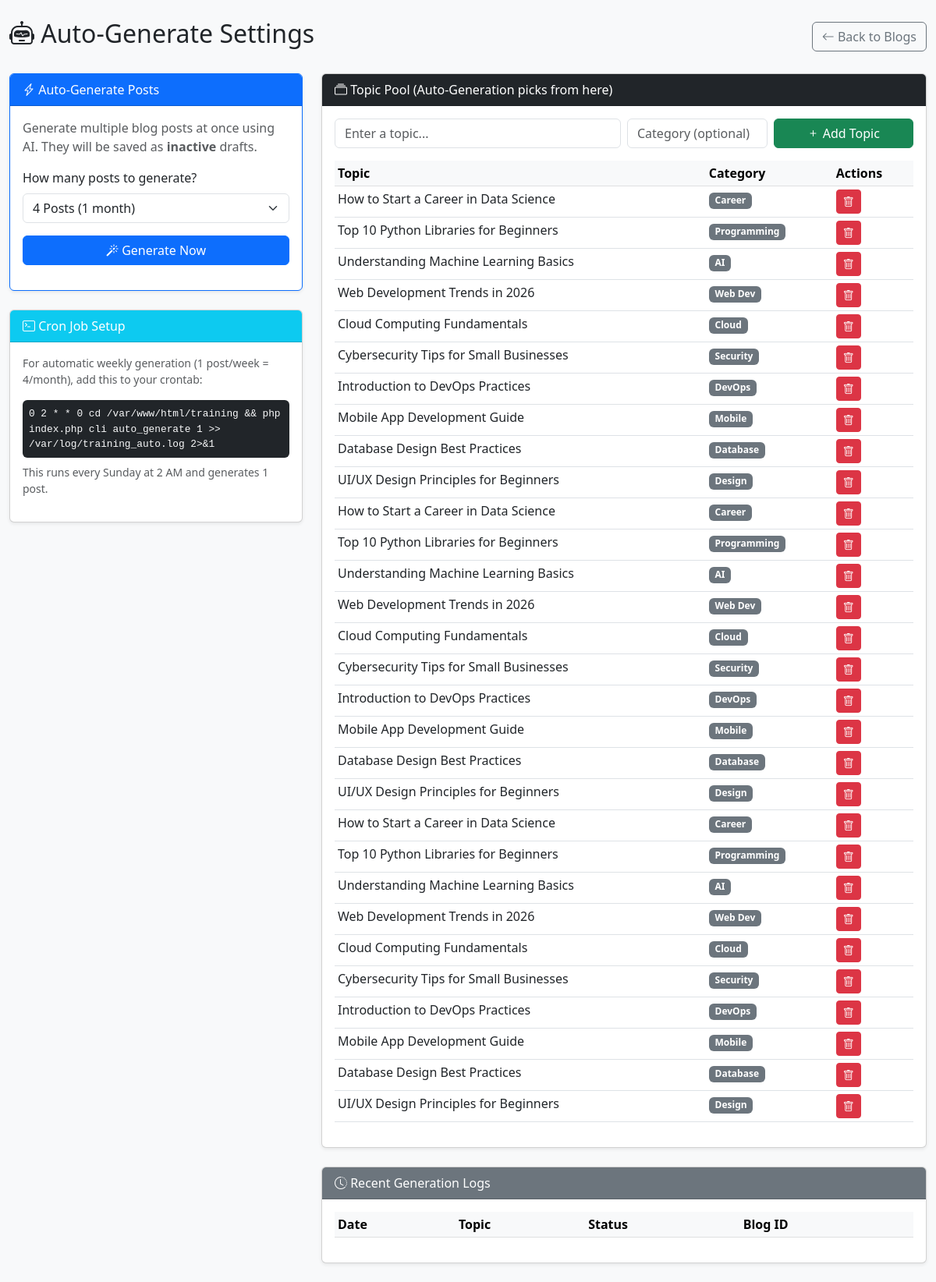
The page /index.php/admin/auto_generate on the database its author committed.
### tables this page shows
CREATE TABLE `blog_topics` (
  `id` int unsigned NOT NULL AUTO_INCREMENT,
  `topic` varchar(255) NOT NULL,
  `category` varchar(100) DEFAULT 'General',
  `is_active` tinyint(1) NOT NULL DEFAULT '1',
  `created_at` datetime DEFAULT CURRENT_TIMESTAMP,
  PRIMARY KEY (`id`)
);

### application/controllers/admin/Auto_generate.php (called while the page is built, shortened)
<?php
class Auto_generate extends CI_Controller {
    public function __construct() {
        $this->load->model('blog_model');
        $this->load->model('topic_model');
        $this->load->model('auto_generate_log_model');
        $this->load->library('gemini_api');
        $this->load->helper(['url', 'form']);
        $this->load->library('session');
    }
    public function index() {
        $data['title'] = 'Auto Generate Settings';
        $data['topics'] = $this->topic_model->get_all_topics();
        $data['logs'] = $this->auto_generate_log_model->get_all_logs(20);
        $data['active_count'] = $this->blog_model->count_active_blogs();
        $this->load->view('admin/auto_generate/dashboard', $data);
    }
}

### index.php (called while the page is built, shortened)
<?php
require_once BASEPATH.'core/CodeIgniter.php';

### application/models/Topic_model.php (called while the page is built, shortened)
<?php
class Topic_model extends CI_Model {
    protected $table = 'blog_topics';
    public function get_all_topics() {
        return $this->db->get($this->table)->result();
    }
}

### application/views/admin/auto_generate/dashboard.php (the view, shortened to what this page needs)
<!DOCTYPE html>
<html lang="en">
<head>
    <link href="https://cdn.jsdelivr.net/npm/bootstrap@5.3.0/dist/css/bootstrap.min.css" rel="stylesheet">
    <link rel="stylesheet" href="https://cdn.jsdelivr.net/npm/bootstrap-icons@1.10.0/font/bootstrap-icons.css">
</head>
<body class="bg-light">
<div class="container-fluid py-4">
    <div class="row">
        <div class="col-12 mb-4">
            <div class="d-flex justify-content-between align-items-center">
                <h2><i class="bi bi-robot"></i> Auto-Generate Settings</h2>
                <a href="<?php echo site_url('admin/blogs'); ?>" class="btn btn-outline-secondary"><i class="bi bi-arrow-left"></i> Back to Blogs</a>
            </div>
        </div>
        <div class="col-md-4">
            <div class="card shadow-sm mb-4 border-primary">
                <div class="card-header bg-primary text-white"><i class="bi bi-lightning-charge"></i> Auto-Generate Posts</div>
                <div class="card-body">
                    <p class="text-muted">Generate multiple blog posts at once using AI. They will be saved as <strong>inactive</strong> drafts.</p>
                    <div class="mb-3">
                        <label class="form-label">How many posts to generate?</label>
                        <select id="generateCount" class="form-select">
                            <option value="4" selected>4 Posts (1 month)</option>
                        </select>
                    </div>
                    <button type="button" id="btnAutoGenerate" class="btn btn-primary w-100">
                        <i class="bi bi-magic"></i> Generate Now
                    </button>
                </div>
            </div>
            <div class="card shadow-sm">
                <div class="card-header bg-info text-white"><i class="bi bi-terminal"></i> Cron Job Setup</div>
                <div class="card-body">
                    <p class="small text-muted">For automatic weekly generation (1 post/week = 4/month), add this to your crontab:</p>
                    <code class="d-block bg-dark text-light p-2 rounded small" style="font-size:0.8rem;">
                        0 2 * * 0 cd /var/www/html/training && php index.php cli auto_generate 1 >> /var/log/training_auto.log 2>&1
                    </code>
                    <p class="small text-muted mt-2">This runs every Sunday at 2 AM and generates 1 post.</p>
                </div>
            </div>
        </div>
        <div class="col-md-8">
            <div class="card shadow-sm mb-4">
                <div class="card-header bg-dark text-white"><i class="bi bi-collection"></i> Topic Pool (Auto-Generation picks from here)</div>
                <div class="card-body">
                    <form action="<?php echo site_url('admin/auto_generate/add_topic'); ?>" method="post" class="row g-2 mb-3">
                        <div class="col-md-6">
                            <input type="text" name="topic" class="form-control" placeholder="Enter a topic..." required>
                        </div>
                        <div class="col-md-3">
                            <input type="text" name="category" class="form-control" placeholder="Category (optional)">
                        </div>
                        <div class="col-md-3">
                            <button type="submit" class="btn btn-success w-100"><i class="bi bi-plus"></i> Add Topic</button>
                        </div>
                    </form>
                    <div class="table-responsive">
                        <table class="table table-sm table-hover">
                            <thead class="table-light">
                                <tr><th>Topic</th><th>Category</th><th>Actions</th></tr>
                            </thead>
                            <tbody>
                                <?php foreach ($topics as $t): ?>
                                <tr>
                                    <td><?php echo htmlspecialchars($t->topic); ?></td>
                                    <td><span class="badge bg-secondary"><?php echo htmlspecialchars($t->category); ?></span></td>
                                    <td>
                                        <a href="<?php echo site_url('admin/auto_generate/delete_topic/' . $t->id); ?>" class="btn btn-sm btn-danger" onclick="return confirm('Remove this topic?')"><i class="bi bi-trash"></i></a>
                                    </td>
                                </tr>
                                <?php endforeach; ?>
                            </tbody>
                        </table>
                    </div>
                </div>
            </div>
            <div class="card shadow-sm">
                <div class="card-header bg-secondary text-white"><i class="bi bi-clock-history"></i> Recent Generation Logs</div>
                <div class="card-body">
                    <div class="table-responsive">
                        <table class="table table-sm">
                            <thead class="table-light">
                                <tr><th>Date</th><th>Topic</th><th>Status</th><th>Blog ID</th></tr>
                            </thead>
                        </table>
                    </div>
                </div>
            </div>
        </div>
    </div>
</div>
</body>
</html>

### rows shown on the page
blog_topics: topic "How to Start a Career in Data Science", category "Career"
blog_topics: topic "Top 10 Python Libraries for Beginners", category "Programming"
blog_topics: topic "Understanding Machine Learning Basics", category "AI"
blog_topics: topic "Web Development Trends in 2026", category "Web Dev"
blog_topics: topic "Cloud Computing Fundamentals", category "Cloud"
blog_topics: topic "Cybersecurity Tips for Small Businesses", category "Security"
blog_topics: topic "Introduction to DevOps Practices", category "DevOps"
blog_topics: topic "Mobile App Development Guide", category "Mobile"
blog_topics: topic "Database Design Best Practices", category "Database"
blog_topics: topic "UI/UX Design Principles for Beginners", category "Design"
blog_topics: topic "How to Start a Career in Data Science", category "Career"
blog_topics: topic "Top 10 Python Libraries for Beginners", category "Programming"
blog_topics: topic "Understanding Machine Learning Basics", category "AI"
blog_topics: topic "Web Development Trends in 2026", category "Web Dev"
blog_topics: topic "Cloud Computing Fundamentals", category "Cloud"
blog_topics: topic "Cybersecurity Tips for Small Businesses", category "Security"
blog_topics: topic "Introduction to DevOps Practices", category "DevOps"
blog_topics: topic "Mobile App Development Guide", category "Mobile"
blog_topics: topic "Database Design Best Practices", category "Database"
blog_topics: topic "UI/UX Design Principles for Beginners", category "Design"
blog_topics: topic "How to Start a Career in Data Science", category "Career"
blog_topics: topic "Top 10 Python Libraries for Beginners", category "Programming"
blog_topics: topic "Understanding Machine Learning Basics", category "AI"
blog_topics: topic "Web Development Trends in 2026", category "Web Dev"
blog_topics: topic "Cloud Computing Fundamentals", category "Cloud"
blog_topics: topic "Cybersecurity Tips for Small Businesses", category "Security"
blog_topics: topic "Introduction to DevOps Practices", category "DevOps"
blog_topics: topic "Mobile App Development Guide", category "Mobile"
blog_topics: topic "Database Design Best Practices", category "Database"
blog_topics: topic "UI/UX Design Principles for Beginners", category "Design"
